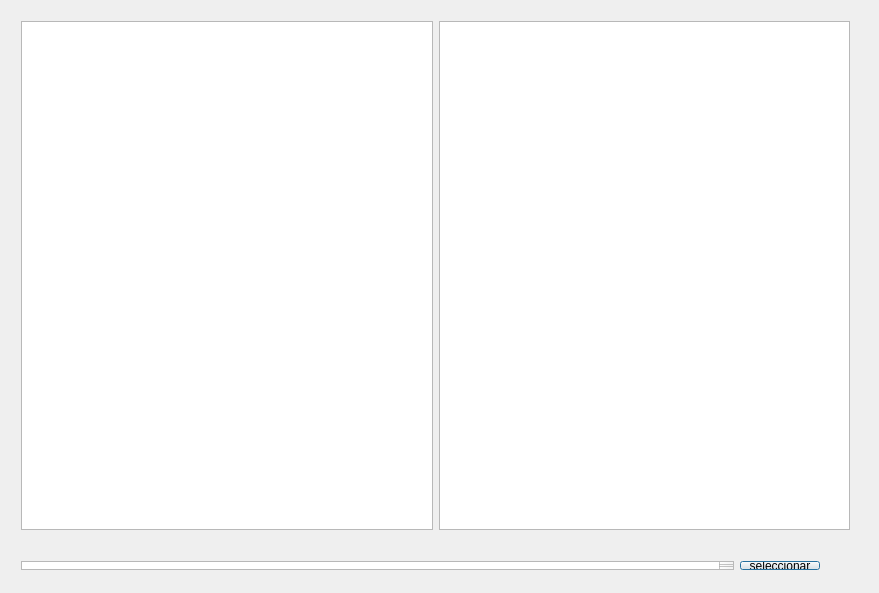
<?xml version="1.0" encoding="UTF-8"?>
<ui version="4.0">
 <class>Dialog</class>
 <widget class="QDialog" name="Dialog">
  <property name="windowModality">
   <enum>Qt::NonModal</enum>
  </property>
  <property name="geometry">
   <rect>
    <x>0</x>
    <y>0</y>
    <width>879</width>
    <height>593</height>
   </rect>
  </property>
  <property name="sizePolicy">
   <sizepolicy hsizetype="Fixed" vsizetype="Fixed">
    <horstretch>0</horstretch>
    <verstretch>0</verstretch>
   </sizepolicy>
  </property>
  <property name="minimumSize">
   <size>
    <width>879</width>
    <height>593</height>
   </size>
  </property>
  <property name="maximumSize">
   <size>
    <width>879</width>
    <height>593</height>
   </size>
  </property>
  <property name="windowTitle">
   <string>Select File</string>
  </property>
  <widget class="QWidget" name="horizontalLayoutWidget">
   <property name="geometry">
    <rect>
     <x>10</x>
     <y>10</y>
     <width>851</width>
     <height>531</height>
    </rect>
   </property>
   <layout class="QHBoxLayout" name="horizontalLayout">
    <item>
     <widget class="QTreeView" name="treeView"/>
    </item>
    <item>
     <widget class="QListView" name="list">
      <property name="maximumSize">
       <size>
        <width>800</width>
        <height>593</height>
       </size>
      </property>
     </widget>
    </item>
   </layout>
  </widget>
  <widget class="QWidget" name="horizontalLayoutWidget_2">
   <property name="geometry">
    <rect>
     <x>10</x>
     <y>550</y>
     <width>821</width>
     <height>31</height>
    </rect>
   </property>
   <layout class="QHBoxLayout" name="horizontalLayout_2">
    <item>
     <widget class="QPlainTextEdit" name="plainTextEdit"/>
    </item>
    <item>
     <widget class="QPushButton" name="seleccionar">
      <property name="sizePolicy">
       <sizepolicy hsizetype="Fixed" vsizetype="Fixed">
        <horstretch>0</horstretch>
        <verstretch>0</verstretch>
       </sizepolicy>
      </property>
      <property name="text">
       <string>seleccionar</string>
      </property>
     </widget>
    </item>
   </layout>
  </widget>
 </widget>
 <layoutdefault spacing="6" margin="11"/>
 <resources/>
 <connections/>
</ui>
